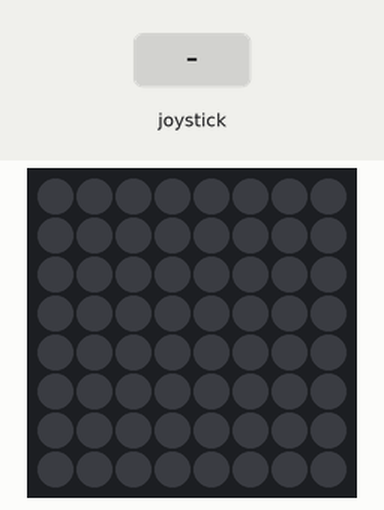
Simulated run of this program. Board: Raspberry Pi (BCM pin numbers) with a Sense HAT. Shown: the Sense HAT's 8×8 RGB LED matrix. The inputs (shaded band) are chosen by the test bench. The camera gives no picture and a still takes 0.5 s.

Above: at 1.2 s.
1.3 s: joystick pushed up
At 2.0 s:
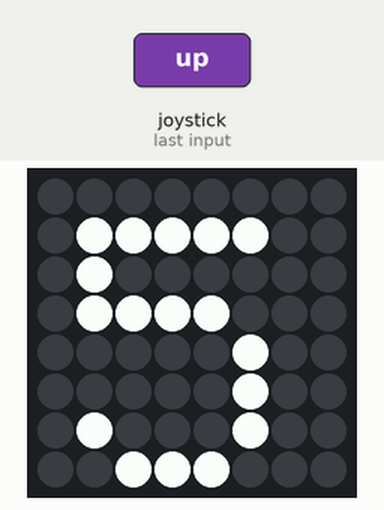
4.3 s: joystick pushed down
At 6.1 s:
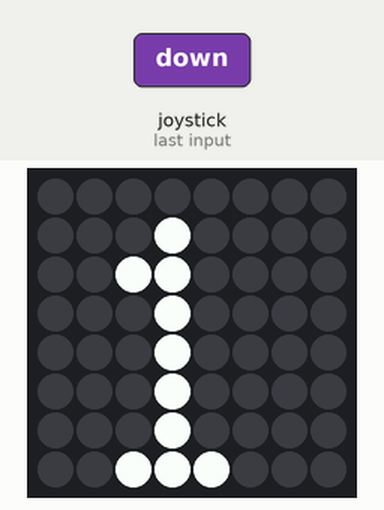
At 8.4 s:
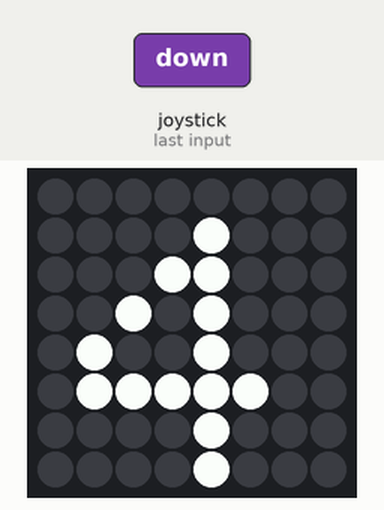
Timing chart, 0 to 9.9 s (numbered marks = the images above; inputs shaded):
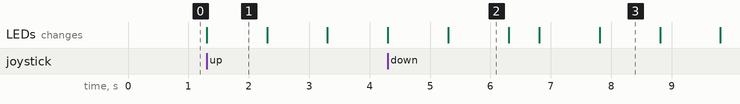

Measured:
- after the input at 1.3 s, the LEDs: change at once (image 1)
- after the input at 4.3 s, the LEDs: first differ from a run without the input after 2.5 s (image 3 shows a later state)
- what the display in image 1 shows lasts 1.0 s, from 1.3 s to 2.3 s

The program:

cameraTest.py
```python
# cameraTest
from picamera import PiCamera
from time import sleep
from sense_hat import SenseHat
sense = SenseHat()
camera = PiCamera()

imgNum = 0
w = (255,255,255)
b = (0,0,0)
white = [
    w, w, w, w, w, w, w, w,
    w, w, w, w, w, w, w, w,
    w, w, w, w, w, w, w, w,
    w, w, w, w, w, w, w, w,
    w, w, w, w, w, w, w, w,
    w, w, w, w, w, w, w, w,
    w, w, w, w, w, w, w, w,
    w, w, w, w, w, w, w, w,
]
smile = [
    b, b, b, b, b, b, b, b,
    b, b, b, b, b, b, b, b,
    b, b, w, b, b, w, b, b,
    b, b, b, b, b, b, b, b,
    b, w, b, b, b, b, w, b,
    b, w, b, b, b, b, w, b,
    b, w, w, w, w, w, w, b,
    b, b, b, b, b, b, b, b,
]

def take_photo(num):
    camera.start_preview(alpha=200, fullscreen = False, window = (150,150, 640, 480))
    sense.show_letter("5")
    sleep(1)
    sense.show_letter("4")
    sleep(1)
    sense.show_letter("3")
    sleep(1)
    sense.show_letter("2")
    sleep(1)
    sense.show_letter("1")
    sleep(1)
    sense.set_pixels(white)
    sense.set_pixels(smile)
    camera.capture('/home/pi/Desktop/image'+'%d'%(imgNum)+'.png')
    sense.clear()
    camera.stop_preview()

while True:
    for event in sense.stick.get_events():
        if event.action == 'pressed':
            take_photo(imgNum)
            imgNum += 1
```
